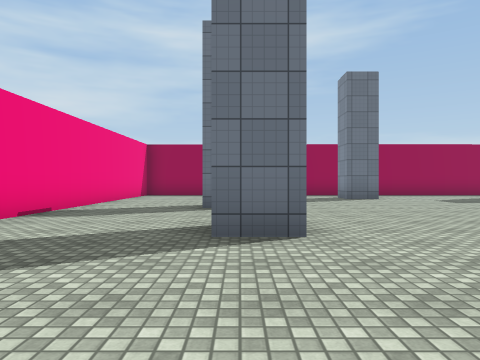
View 1 (above)

18 first-person views from a walk through a 3-D level made in the Unity game engine. The camera is 1.2 m above the floor, looks level and sees 70° across. The floor is counted in squares, 2 m on a side. Each view is taken from the middle of a square. On the plan, view 1 faces up. The plan holds only what a view shows up to about 10 squares ahead; the rest is blank. The place goes on beyond the plan. The player character is not drawn. Some surface patterns are stand-ins.

View 2
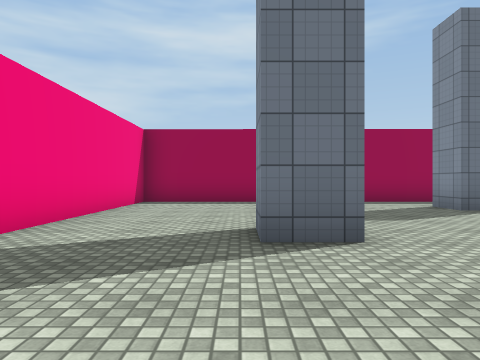

View 3
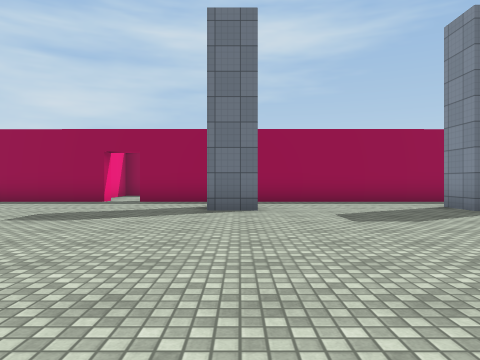

View 4
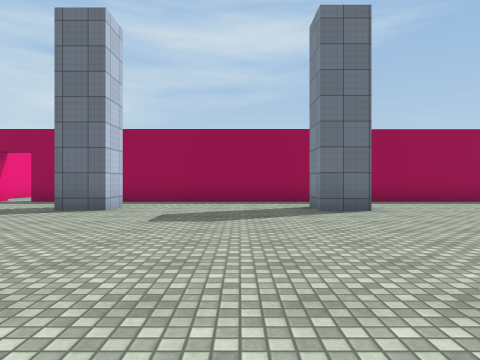

View 5
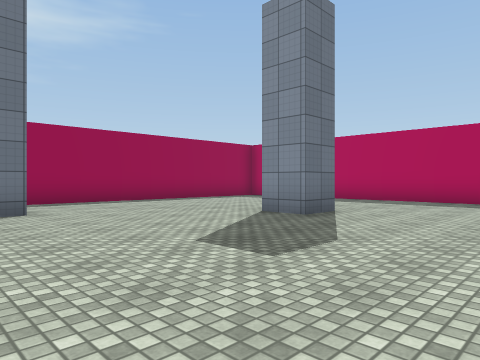

View 6
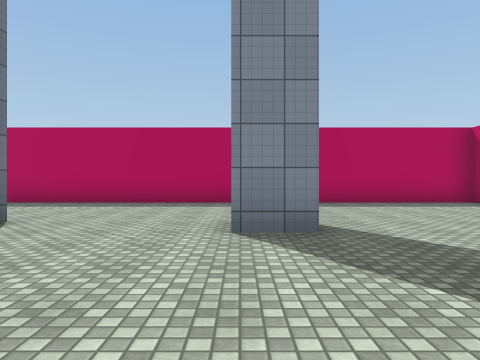

View 7
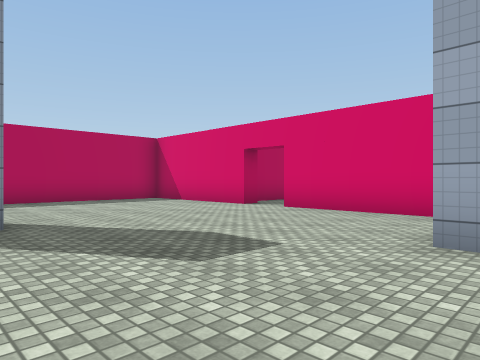

View 8
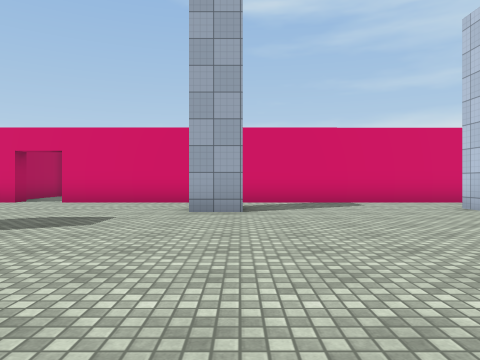

View 9
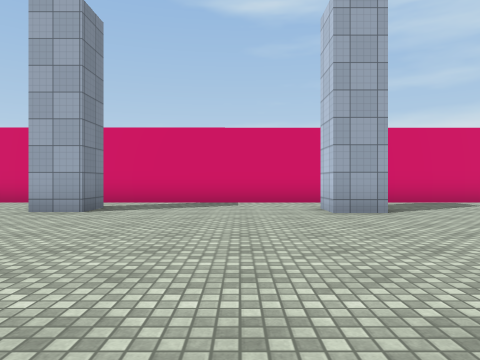

View 10
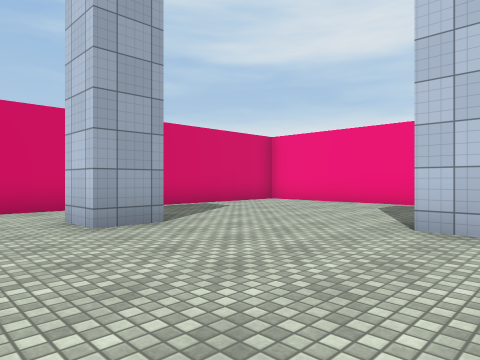

View 11
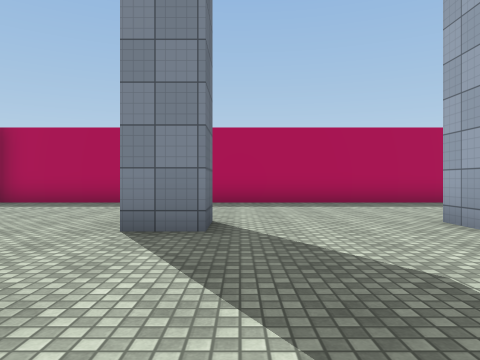

View 12
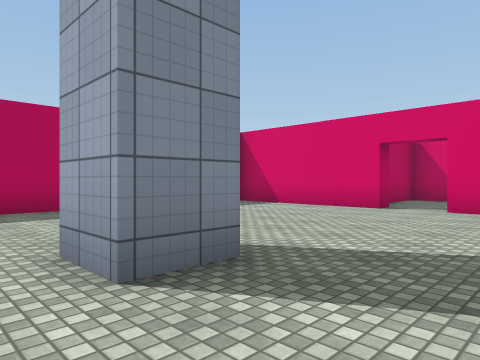

View 13
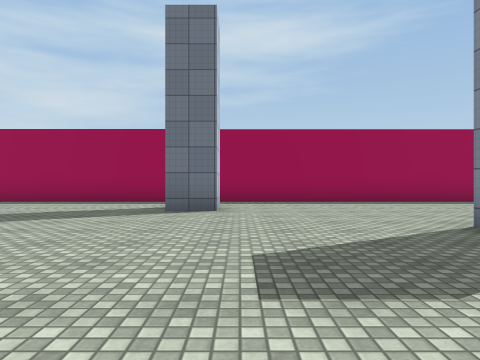

View 14
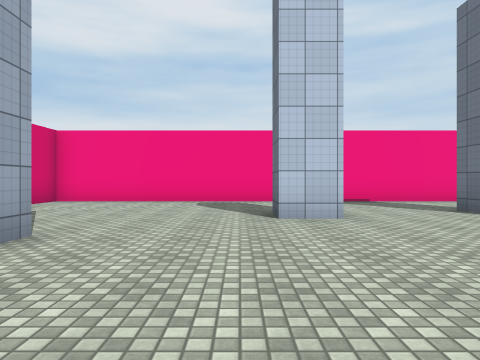

View 15
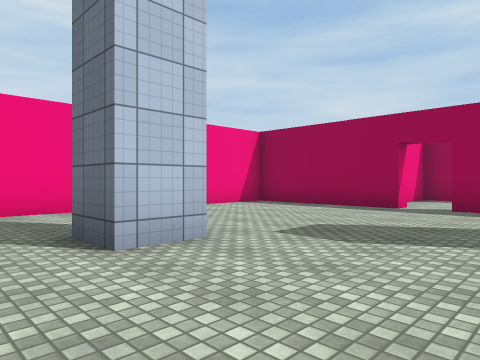

View 16
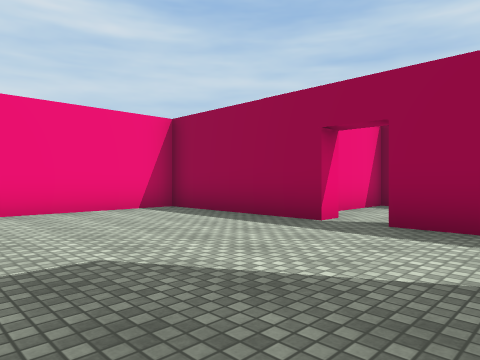

View 17
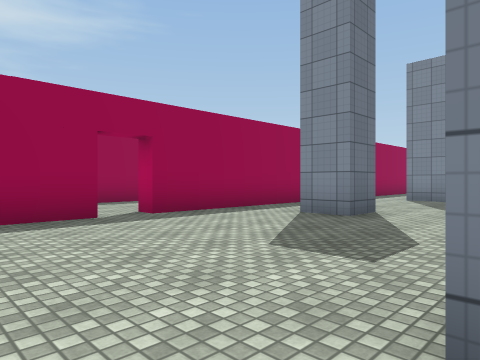

View 18
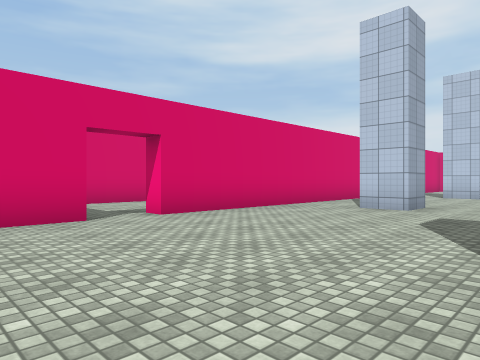

### Floor plan
Points are (right, up) in squares from view 1. A wall is a line through its corners. A room is listed if a view was taken in it or the views show most of it. See-through windows are left out.
Room 1 (views 1, 2, 3, 4, 5, 6, 7, 8, 9, 10, 11, 12, 13, 14, 15, 16, 17, 18)
walls: (12.9, 3) (12.9, 4.1) (14, 4.1); (7.9, -0.5) (7.9, 0.6) (8.9, 0.6) (8.9, -0.5); (14, 7.3) (12.9, 7.3) (12.9, 8.5); (9.6, 11.5) (9.6, 10.7) (8.6, 10.7) (8.6, 11.8); (2.2, 0.6) (3.3, 0.6) (3.3, -0.2); (0.7, 4.6) (0.7, 3.6) (-0.4, 3.6); (4.4, 11.8) (4.4, 10.7) (3.4, 10.7) (3.4, 11.8); (0.2, 8.4) (0.2, 7.3) (-0.8, 7.3) (-0.8, 8.4); (14, -2.8) (14, -2.2) (18.1, -2.2) (18.1, 13.5); (0.2, 13.5) (-3.7, 13.5) (-3.7, -2.2) (12.8, -2.2) (12.8, -2.8); (16.5, 13.5) (1.2, 13.5)
ways out: opening at (1, 14); opening at (13, -3)

Positions as (right, up) in squares from view 1, and headings:
1: (0, 0), facing up
2: (-1, 4), facing up
3: (4, 4), facing up
4: (7, 4), facing up
5: (8, 4), facing up-right
6: (9, 4), facing right
7: (8, 4), facing down-right
8: (8, 7), facing down
9: (5, 7), facing down
10: (5, 5), facing down-left
11: (9, 7), facing right
12: (11, 5), facing down-right
13: (10, 4), facing up
14: (6, 3), facing left
15: (3, 6), facing up-left
16: (3, 9), facing up-left
17: (-2, 8), facing up-right
18: (16, 3), facing down-left
